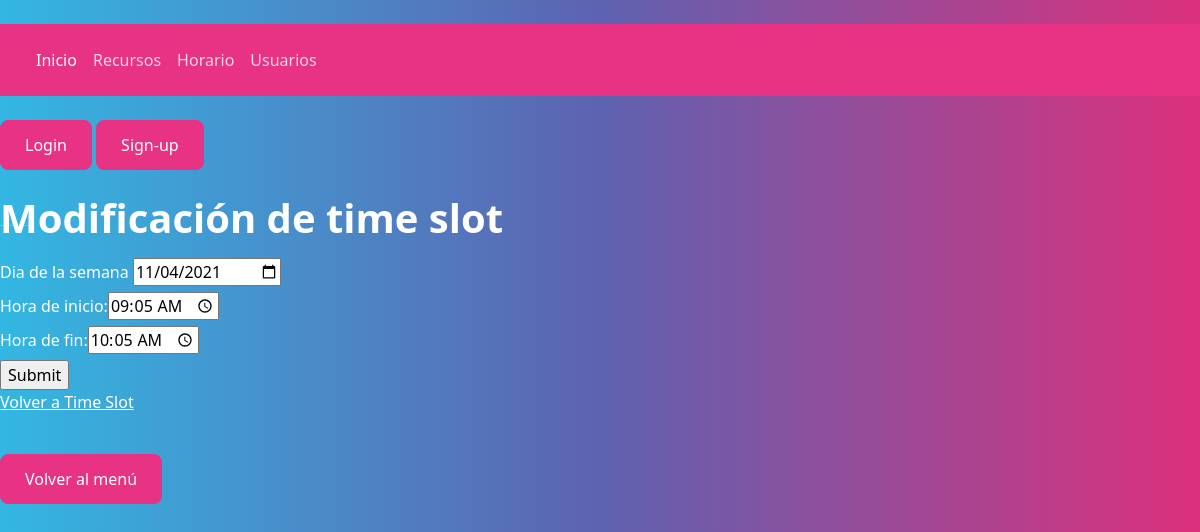
The page /index.php?action=formularioModifyTimeSlot&controller=controllerTimeSlot&id=2 on the database its author committed.
### tables this page shows
CREATE TABLE timeslot (
    id INT UNSIGNED AUTO_INCREMENT PRIMARY KEY,
    day_of_week VARCHAR(10) NOT NULL,
    start_time TIME NOT NULL,
    end_time TIME NOT NULL
);

### models/db.php (called while the page is built, shortened)
<?php
class DB
{
    private static $connection;
    public static function createConnection()
    {
        DB::$connection = new mysqli(Config::$server, Config::$user, Config::$psw, Config::$dbname);
        if (DB::$connection->connect_errno) return false;
        else return true;
    }
    public static function dataQuery($sql)
    {
        $res = self::$connection->query($sql);
        $resArray = array();
        if ($res->num_rows > 0) {
            while ($row = $res->fetch_array()) {
                $resArray[] = $row;
            }
        } else {
            $resArray = null;
        }
        return $resArray;
    }
}

### models/timeSlot.php (called while the page is built, shortened)
<?php
include("db.php");
class TimeSlot
{
    public function queryTimeSlot($id)
    {
        $result = DB::dataQuery("SELECT * FROM timeslot WHERE id = '$id'");
        if (count($result) > 0)
            return $result;
        else
            return null;
    }
}

### views/timeslot/formModifyTimeSlot.php (the view)
<?php
$consulta = $data[2][0];
echo "<h1>Modificación de time slot</h1>";
echo "<form enctype='multipart/form-data' action='index.php?action=modifyTimeSlot&controller=controllerTimeSlot' method='POST'>
        <input type='hidden' name='id' value='" . $consulta['id'] . "'>
        <label for='day_of_week'>Dia de la semana</label>
        <input type='date' name='day_of_week' value='" . $consulta['day_of_week'] . "'><br>
        <label for='start_time'>Hora de inicio:</label><input type='time' name='start_time' value='" . $consulta['start_time'] . "'><br>
        <label for='end_time'>Hora de fin:</label><input type='time' name='end_time' value='" . $consulta['end_time'] . "'><br>";
echo " <input type='submit'>
    </form>";
echo "<p><a href='index.php?action=showTimeSlots&controller=controllerTimeSlot'>Volver a Time Slot</a></p>";

### rows shown on the page
timeslot: day_of_week "11/04/2021", start_time "09:05:00", end_time "10:05:00"
